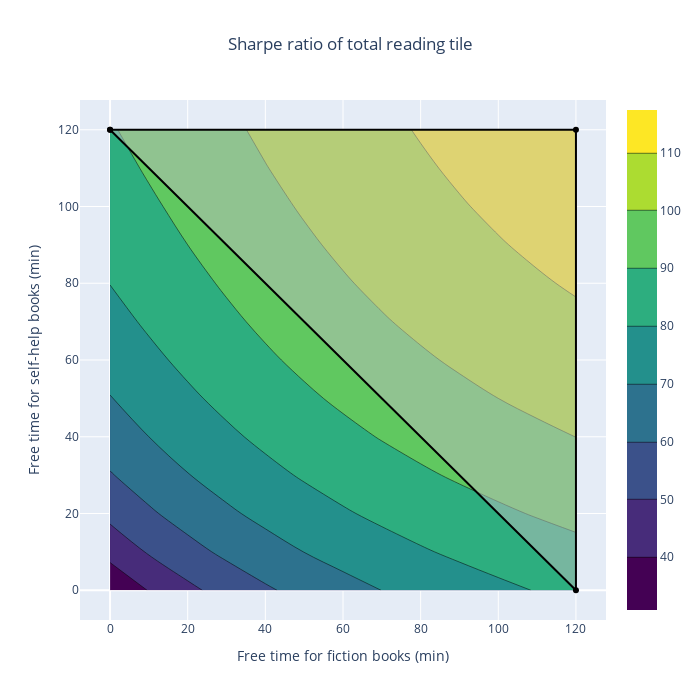

Source (notebook cell):
### Code cell
max_free_time = 120
sampling_step = 10
divide_by_sd = True

# Generate budgets for Spanish and English marketing below max_budget
x = np.arange(0, max_free_time + sampling_step, step=sampling_step)
y = np.arange(0, max_free_time + sampling_step, step=sampling_step)
z = np.empty(shape=(x.shape[0], x.shape[0]))
z.shape

for i, time_fiction in enumerate(x):
    for j, time_help in enumerate(y):
        if divide_by_sd:
            z[j, i] = gp.compute_expected_sum(time_fiction, time_help, add_sharpe=True)[1]
        else:
            z[j, i] = gp.compute_expected_sum(time_fiction, time_help, add_sharpe=False)

# Plot
# Plot contour
fig = go.Figure(
    data=go.Contour(
        x = x,
        y = y,
        z = z,
        colorscale = 'Viridis'
    )
)
# Darken out-of-budget area
fig.add_trace(go.Scatter(
    x=[0, max_free_time, max_free_time, 0], 
    y=[max_free_time, max_free_time, 0, max_free_time],
    fill='toself', 
    fillcolor='rgba(192, 192, 192, 0.5)',
    line_color='black',
    hoveron = 'points+fills',
    text="Out of budget",
    hoverinfo = 'text'
))    
# Format graph
title = "Total reading time"
if divide_by_sd:
    title = "Sharpe ratio of total reading tile"

fig.update_layout(
    autosize=False,
    width=700,
    height=700,
    xaxis={'title': 'Free time for fiction books (min)'},
    yaxis={'title': 'Free time for self-help books (min)'},
    title=title,
    title_x=0.5,
)
fig.show()

### Figure 1 — Plotly figure (JSON) as saved in the notebook; plotly's stock layout.template omitted (floating-point values rounded to 4 significant figures; data arrays with more than 128 entries replaced by an {"elided": "..."} marker saying what was removed)
{"data": [{"colorscale": [[0, "#440154"], [0.1111, "#482878"], [0.2222, "#3e4989"], [0.3333, "#31688e"], [0.4444, "#26828e"], [0.5556, "#1f9e89"], [0.6667, "#35b779"], [0.7778, "#6ece58"], [0.8889, "#b5de2b"], [1, "#fde725"]], "type": "contour", "x": [0, 10, 20, 30, 40, 50, 60, 70, 80, 90, 100, 110, 120], "y": [0, 10, 20, 30, 40, 50, 60, 70, 80, 90, 100, 110, 120], "z": {"elided": "13x13 float values"}}, {"fill": "toself", "fillcolor": "rgba(192, 192, 192, 0.5)", "hoverinfo": "text", "hoveron": "points+fills", "line": {"color": "black"}, "text": "Out of budget", "type": "scatter", "x": [0, 120, 120, 0], "y": [120, 120, 0, 120]}], "layout": {"autosize": false, "height": 700, "title": {"text": "Sharpe ratio of total reading tile", "x": 0.5}, "width": 700, "xaxis": {"title": {"text": "Free time for fiction books (min)"}}, "yaxis": {"title": {"text": "Free time for self-help books (min)"}}}}
